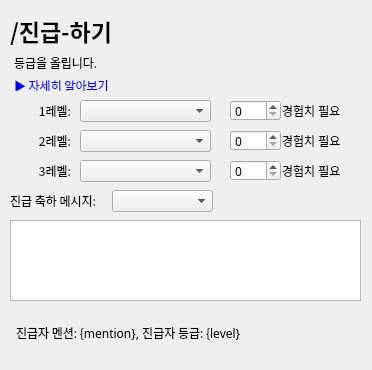
   <widget class="QWidget" name="promotion">
    <widget class="QTextBrowser" name="addWarnDescriptionTextBrowser_11">
     <property name="geometry">
      <rect>
       <x>10</x>
       <y>50</y>
       <width>251</width>
       <height>41</height>
      </rect>
     </property>
     <property name="font">
      <font>
       <family>맑은 고딕</family>
      </font>
     </property>
     <property name="styleSheet">
      <string notr="true">background: transparent; border: none;</string>
     </property>
     <property name="verticalScrollBarPolicy">
      <enum>Qt::ScrollBarAlwaysOff</enum>
     </property>
     <property name="horizontalScrollBarPolicy">
      <enum>Qt::ScrollBarAlwaysOff</enum>
     </property>
     <property name="html">
      <string>&lt;!DOCTYPE HTML PUBLIC &quot;-//W3C//DTD HTML 4.0//EN&quot; &quot;http://www.w3.org/TR/REC-html40/strict.dtd&quot;&gt;
&lt;html&gt;&lt;head&gt;&lt;meta name=&quot;qrichtext&quot; content=&quot;1&quot; /&gt;&lt;style type=&quot;text/css&quot;&gt;
p, li { white-space: pre-wrap; }
&lt;/style&gt;&lt;/head&gt;&lt;body style=&quot; font-family:'맑은 고딕','맑은 고딕'; font-size:9pt; font-weight:400; font-style:normal;&quot;&gt;
&lt;p style=&quot; margin-top:0px; margin-bottom:5px; margin-left:0px; margin-right:0px; -qt-block-indent:0; text-indent:0px;&quot;&gt;등급을 올립니다.&lt;/p&gt;
&lt;p style=&quot; margin-top:0px; margin-bottom:5px; margin-left:0px; margin-right:0px; -qt-block-indent:0; text-indent:0px;&quot;&gt;&lt;a href=&quot;https://github.com/pandamgay/gui_discord_bot/blob/main/commands.md#18&quot;&gt;&lt;span style=&quot; text-decoration: underline; color:#0000ff;&quot;&gt;▶ 자세히 알아보기&lt;/span&gt;&lt;/a&gt;&lt;/p&gt;&lt;/body&gt;&lt;/html&gt;</string>
     </property>
    </widget>
    <widget class="QLabel" name="titleLabel_10">
     <property name="geometry">
      <rect>
       <x>10</x>
       <y>10</y>
       <width>201</width>
       <height>41</height>
      </rect>
     </property>
     <property name="font">
      <font>
       <family>맑은 고딕</family>
       <pointsize>17</pointsize>
       <weight>75</weight>
       <bold>true</bold>
      </font>
     </property>
     <property name="text">
      <string>/진급-하기</string>
     </property>
    </widget>
    <widget class="QComboBox" name="level1RoleComboBox">
     <property name="geometry">
      <rect>
       <x>80</x>
       <y>100</y>
       <width>131</width>
       <height>22</height>
      </rect>
     </property>
    </widget>
    <widget class="QSpinBox" name="level1ExperienceSpinBox">
     <property name="geometry">
      <rect>
       <x>230</x>
       <y>100</y>
       <width>51</width>
       <height>21</height>
      </rect>
     </property>
     <property name="font">
      <font>
       <family>맑은 고딕</family>
      </font>
     </property>
     <property name="maximum">
      <number>2147483647</number>
     </property>
    </widget>
    <widget class="QLabel" name="label_13">
     <property name="geometry">
      <rect>
       <x>282</x>
       <y>130</y>
       <width>71</width>
       <height>21</height>
      </rect>
     </property>
     <property name="text">
      <string>경험치 필요</string>
     </property>
    </widget>
    <widget class="QLabel" name="defaultUntilLabel_8">
     <property name="geometry">
      <rect>
       <x>20</x>
       <y>160</y>
       <width>51</width>
       <height>21</height>
      </rect>
     </property>
     <property name="font">
      <font>
       <family>맑은 고딕</family>
      </font>
     </property>
     <property name="text">
      <string>3레벨:</string>
     </property>
     <property name="alignment">
      <set>Qt::AlignRight|Qt::AlignTrailing|Qt::AlignVCenter</set>
     </property>
    </widget>
    <widget class="QTextEdit" name="congratsMessageTemplateTextEdit">
     <property name="geometry">
      <rect>
       <x>10</x>
       <y>220</y>
       <width>351</width>
       <height>81</height>
      </rect>
     </property>
     <property name="html">
      <string>&lt;!DOCTYPE HTML PUBLIC &quot;-//W3C//DTD HTML 4.0//EN&quot; &quot;http://www.w3.org/TR/REC-html40/strict.dtd&quot;&gt;
&lt;html&gt;&lt;head&gt;&lt;meta name=&quot;qrichtext&quot; content=&quot;1&quot; /&gt;&lt;style type=&quot;text/css&quot;&gt;
p, li { white-space: pre-wrap; }
&lt;/style&gt;&lt;/head&gt;&lt;body style=&quot; font-family:'맑은 고딕'; font-size:9pt; font-weight:400; font-style:normal;&quot;&gt;
&lt;p style=&quot;-qt-paragraph-type:empty; margin-top:0px; margin-bottom:0px; margin-left:0px; margin-right:0px; -qt-block-indent:0; text-indent:0px;&quot;&gt;&lt;br /&gt;&lt;/p&gt;&lt;/body&gt;&lt;/html&gt;</string>
     </property>
    </widget>
    <widget class="QComboBox" name="channelSelectComboBox">
     <property name="geometry">
      <rect>
       <x>112</x>
       <y>190</y>
       <width>101</width>
       <height>22</height>
      </rect>
     </property>
     <property name="cursor">
      <cursorShape>PointingHandCursor</cursorShape>
     </property>
    </widget>
    <widget class="QLabel" name="label_12">
     <property name="geometry">
      <rect>
       <x>282</x>
       <y>100</y>
       <width>71</width>
       <height>21</height>
      </rect>
     </property>
     <property name="text">
      <string>경험치 필요</string>
     </property>
    </widget>
    <widget class="QTextBrowser" name="warnMessageTemplateTextBrowser_3">
     <property name="geometry">
      <rect>
       <x>12</x>
       <y>320</y>
       <width>351</width>
       <height>41</height>
      </rect>
     </property>
     <property name="font">
      <font>
       <family>맑은 고딕</family>
      </font>
     </property>
     <property name="styleSheet">
      <string notr="true">background: transparent; border: none;</string>
     </property>
     <property name="html">
      <string>&lt;!DOCTYPE HTML PUBLIC &quot;-//W3C//DTD HTML 4.0//EN&quot; &quot;http://www.w3.org/TR/REC-html40/strict.dtd&quot;&gt;
&lt;html&gt;&lt;head&gt;&lt;meta name=&quot;qrichtext&quot; content=&quot;1&quot; /&gt;&lt;style type=&quot;text/css&quot;&gt;
p, li { white-space: pre-wrap; }
&lt;/style&gt;&lt;/head&gt;&lt;body style=&quot; font-family:'맑은 고딕','맑은 고딕'; font-size:9pt; font-weight:400; font-style:normal;&quot;&gt;
&lt;p style=&quot; margin-top:0px; margin-bottom:0px; margin-left:0px; margin-right:0px; -qt-block-indent:0; text-indent:0px;&quot;&gt;&lt;span style=&quot; font-family:'맑은 고딕';&quot;&gt;진급자 멘션: {mention}, 진급자 등급: {level}&lt;/span&gt;&lt;/p&gt;&lt;/body&gt;&lt;/html&gt;</string>
     </property>
    </widget>
    <widget class="QLabel" name="warnMessageTemplateLabel_4">
     <property name="geometry">
      <rect>
       <x>10</x>
       <y>190</y>
       <width>101</width>
       <height>21</height>
      </rect>
     </property>
     <property name="font">
      <font>
       <family>맑은 고딕</family>
      </font>
     </property>
     <property name="text">
      <string>진급 축하 메시지:</string>
     </property>
     <property name="alignment">
      <set>Qt::AlignLeading|Qt::AlignLeft|Qt::AlignVCenter</set>
     </property>
    </widget>
    <widget class="QComboBox" name="level3RoleComboBox">
     <property name="geometry">
      <rect>
       <x>80</x>
       <y>160</y>
       <width>131</width>
       <height>22</height>
      </rect>
     </property>
    </widget>
    <widget class="QLabel" name="label_14">
     <property name="geometry">
      <rect>
       <x>282</x>
       <y>160</y>
       <width>71</width>
       <height>21</height>
      </rect>
     </property>
     <property name="text">
      <string>경험치 필요</string>
     </property>
    </widget>
    <widget class="QLabel" name="defaultUntilLabel_6">
     <property name="geometry">
      <rect>
       <x>20</x>
       <y>100</y>
       <width>51</width>
       <height>21</height>
      </rect>
     </property>
     <property name="font">
      <font>
       <family>맑은 고딕</family>
      </font>
     </property>
     <property name="text">
      <string>1레벨:</string>
     </property>
     <property name="alignment">
      <set>Qt::AlignRight|Qt::AlignTrailing|Qt::AlignVCenter</set>
     </property>
    </widget>
    <widget class="QLabel" name="defaultUntilLabel_7">
     <property name="geometry">
      <rect>
       <x>20</x>
       <y>130</y>
       <width>51</width>
       <height>21</height>
      </rect>
     </property>
     <property name="font">
      <font>
       <family>맑은 고딕</family>
      </font>
     </property>
     <property name="text">
      <string>2레벨:</string>
     </property>
     <property name="alignment">
      <set>Qt::AlignRight|Qt::AlignTrailing|Qt::AlignVCenter</set>
     </property>
    </widget>
    <widget class="QComboBox" name="level2RoleComboBox">
     <property name="geometry">
      <rect>
       <x>80</x>
       <y>130</y>
       <width>131</width>
       <height>22</height>
      </rect>
     </property>
    </widget>
    <widget class="QSpinBox" name="level2ExperienceSpinBox">
     <property name="geometry">
      <rect>
       <x>230</x>
       <y>130</y>
       <width>51</width>
       <height>21</height>
      </rect>
     </property>
     <property name="font">
      <font>
       <family>맑은 고딕</family>
      </font>
     </property>
     <property name="maximum">
      <number>2147483647</number>
     </property>
    </widget>
    <widget class="QSpinBox" name="level3ExperienceSpinBox">
     <property name="geometry">
      <rect>
       <x>230</x>
       <y>160</y>
       <width>51</width>
       <height>21</height>
      </rect>
     </property>
     <property name="font">
      <font>
       <family>맑은 고딕</family>
      </font>
     </property>
     <property name="maximum">
      <number>2147483647</number>
     </property>
    </widget>
   </widget>
